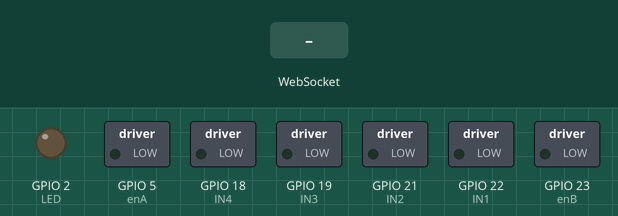
Simulated run of this program. Board: ESP32. Shown: switched loads named in the program (green lamp = pin HIGH), output pins drawn as LEDs (lit = HIGH). The inputs (shaded band) are chosen by the test bench. WiFi joins after 1.5 s; servers stay silent unless stated; what the program prints to the serial monitor is not drawn.

Above: at 0.4 s.
At 2.7 s:
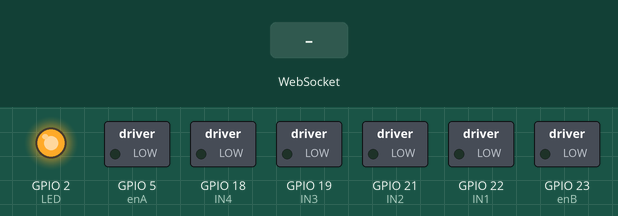
2.8 s: WebSocket text "0" received
Timing chart, 0 to 5.8 s (numbered marks = the images above; inputs shaded):
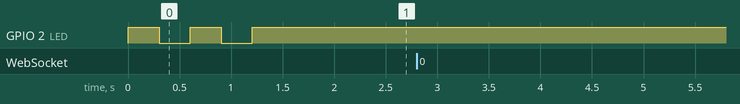

Measured:
- after the input at 2.8 s, every drawn part: stays the same

The program:

main.cpp
```cpp
/*
  main.cpp — ESP32 Robot Car
  ━━━━━━━━━━━━━━━━━━━━━━━━━━━━━━━━━━━━━━━━━━━━━━━━
  Connection: ESP32 acts as WebSocket CLIENT.
  It connects to FastAPI on your laptop and stays
  connected permanently. Commands arrive as single
  chars over the persistent socket — no HTTP
  handshake overhead per command.

  Protocol (text frames):
    FastAPI → ESP32: "F" forward
                    "B" backward
                    "L" left
                    "R" right
                    "S" stop
                    "0"–"9" speed (0=min 80pwm, 9=max 255pwm)
    ESP32 → FastAPI: "heartbeat" every 10s (keepalive)

  Dependencies (platformio.ini):
    lib_deps =
      ESP Async WebServer          ← still used for WiFi AP fallback (optional)
      links2004/WebSockets @ ^2.4.1  ← WebSocketsClient
  ━━━━━━━━━━━━━━━━━━━━━━━━━━━━━━━━━━━━━━━━━━━━━━━━
*/

#include <Arduino.h>
#include <WiFi.h>
#include <WebSocketsClient.h>   // links2004/WebSockets

// ══════════════════════════════════════════════════
//  ★  EDIT THESE  ★
// ══════════════════════════════════════════════════
const char* WIFI_SSID     = "iphone";
const char* WIFI_PASSWORD = "123456789";

// Public domain exposed by your reverse proxy / TLS terminator.
const char* FLASK_HOST    = "www.example.com";
const uint16_t FLASK_PORT = 443;
const char*  FLASK_PATH   = "/esp";    // matches @app.websocket("/esp") in app.py
// ══════════════════════════════════════════════════

// Motor pins
const int enA = 5,  enB = 23;
const int IN1 = 22, IN2 = 21, IN3 = 19, IN4 = 18;
const int LED = 2;

// Speed table: digits 0-9 → PWM 80-255
const int SPEED_TABLE[10] = { 80, 97, 114, 131, 148, 165, 182, 199, 226, 255 };
int currentSpeed = 200;   // default
int turnSpeed = 220; // Fixed turning speed for better control
WebSocketsClient wsClient;
bool wsConnected = false;
unsigned long lastHeartbeatMs = 0;
constexpr unsigned long HEARTBEAT_INTERVAL_MS = 10000;

// ──────────────────────────────────────────────────
//  MOTOR HELPERS
// ──────────────────────────────────────────────────
void motorStop() {
    digitalWrite(IN1, LOW); digitalWrite(IN2, LOW);
    digitalWrite(IN3, LOW); digitalWrite(IN4, LOW);
    ledcWrite(enA, 0);      ledcWrite(enB, 0);
}

void motorForward() {
    digitalWrite(IN1, HIGH); digitalWrite(IN2, LOW);
    digitalWrite(IN3, LOW);  digitalWrite(IN4, HIGH);
    ledcWrite(enA, currentSpeed); ledcWrite(enB, currentSpeed);
}

void motorBackward() {
    digitalWrite(IN1, LOW);  digitalWrite(IN2, HIGH);
    digitalWrite(IN3, HIGH); digitalWrite(IN4, LOW);
    ledcWrite(enA, currentSpeed); ledcWrite(enB, currentSpeed);
}

void motorRight() {
    digitalWrite(IN1, HIGH); digitalWrite(IN2, LOW);
    digitalWrite(IN3, HIGH); digitalWrite(IN4, LOW);
    ledcWrite(enA, turnSpeed); ledcWrite(enB, turnSpeed);
}

void motorLeft() {
    digitalWrite(IN1, LOW);  digitalWrite(IN2, HIGH);
    digitalWrite(IN3, LOW);  digitalWrite(IN4, HIGH);
    ledcWrite(enA, turnSpeed); ledcWrite(enB, turnSpeed);
}

// ──────────────────────────────────────────────────
//  WEBSOCKET EVENT HANDLER
//  Called by the library on every event.
//  Runs in the main loop — no RTOS needed.
// ──────────────────────────────────────────────────
void onWebSocketEvent(WStype_t type, uint8_t* payload, size_t length) {
    switch (type) {

        case WStype_DISCONNECTED:
            Serial.println("[WS] Disconnected — will auto-reconnect");
            wsConnected = false;
            digitalWrite(LED, LOW);
            motorStop();   // safety: stop motors on disconnect
            break;

        case WStype_CONNECTED:
            wsConnected = true;
            lastHeartbeatMs = millis();
            Serial.printf("[WS] Connected to wss://%s:%d%s\n",
                          FLASK_HOST, FLASK_PORT, FLASK_PATH);
            digitalWrite(LED, HIGH);
            wsClient.sendTXT("heartbeat");
            break;

        case WStype_TEXT: {
            if (length == 0) break;
            char cmd = (char)payload[0];
            Serial.printf("[CMD] %c\n", cmd);

            switch (cmd) {
                case 'F': motorForward();  break;
                case 'B': motorBackward(); break;
                case 'L': motorLeft();     break;
                case 'R': motorRight();    break;
                case 'S': motorStop();     break;
                default:
                    // Speed digit 0-9
                    if (cmd >= '0' && cmd <= '9') {
                        currentSpeed = SPEED_TABLE[cmd - '0'];
                        Serial.printf("[SPEED] %d\n", currentSpeed);
                    }
                    break;
            }
            break;
        }

        case WStype_PING:
        case WStype_PONG:
            // handled by library automatically
            break;

        default:
            break;
    }
}

// ──────────────────────────────────────────────────
//  SETUP
// ──────────────────────────────────────────────────
void setup() {
    Serial.begin(115200);

    // Motor pins
    pinMode(LED, OUTPUT);
    pinMode(IN1, OUTPUT); pinMode(IN2, OUTPUT);
    pinMode(IN3, OUTPUT); pinMode(IN4, OUTPUT);
    motorStop();

    // PWM (ESP32 core v3+)
    ledcAttach(enA, 5000, 8);
    ledcAttach(enB, 5000, 8);

    // ── WiFi ──────────────────────────────────────
    Serial.printf("Connecting to %s", WIFI_SSID);
    WiFi.begin(WIFI_SSID, WIFI_PASSWORD);
    while (WiFi.status() != WL_CONNECTED) {
        digitalWrite(LED, !digitalRead(LED));
        delay(300);
        Serial.print(".");
    }
    digitalWrite(LED, HIGH);
    Serial.printf("\nWiFi connected — IP: %s\n", WiFi.localIP().toString().c_str());

    // ── WebSocket client ──────────────────────────
    // Connect to FastAPI through the HTTPS reverse proxy.
    wsClient.beginSSL(FLASK_HOST, FLASK_PORT, FLASK_PATH);
    wsClient.onEvent(onWebSocketEvent);
    wsClient.setReconnectInterval(2000);     // retry every 2s if disconnected
}

// ──────────────────────────────────────────────────
//  LOOP
// ──────────────────────────────────────────────────
void loop() {
    // The library handles reconnects and event dispatch.
    // App-level heartbeats are sent explicitly below.
    wsClient.loop();

    if (wsConnected) {
        unsigned long now = millis();
        if (now - lastHeartbeatMs >= HEARTBEAT_INTERVAL_MS) {
            wsClient.sendTXT("heartbeat");
            lastHeartbeatMs = now;
        }
    }

    // WiFi watchdog — reconnect if dropped
    if (WiFi.status() != WL_CONNECTED) {
        digitalWrite(LED, LOW);
        Serial.println("[WiFi] Lost — reconnecting…");
        WiFi.reconnect();
        wsConnected = false;
        delay(5000);
    }
}
```
